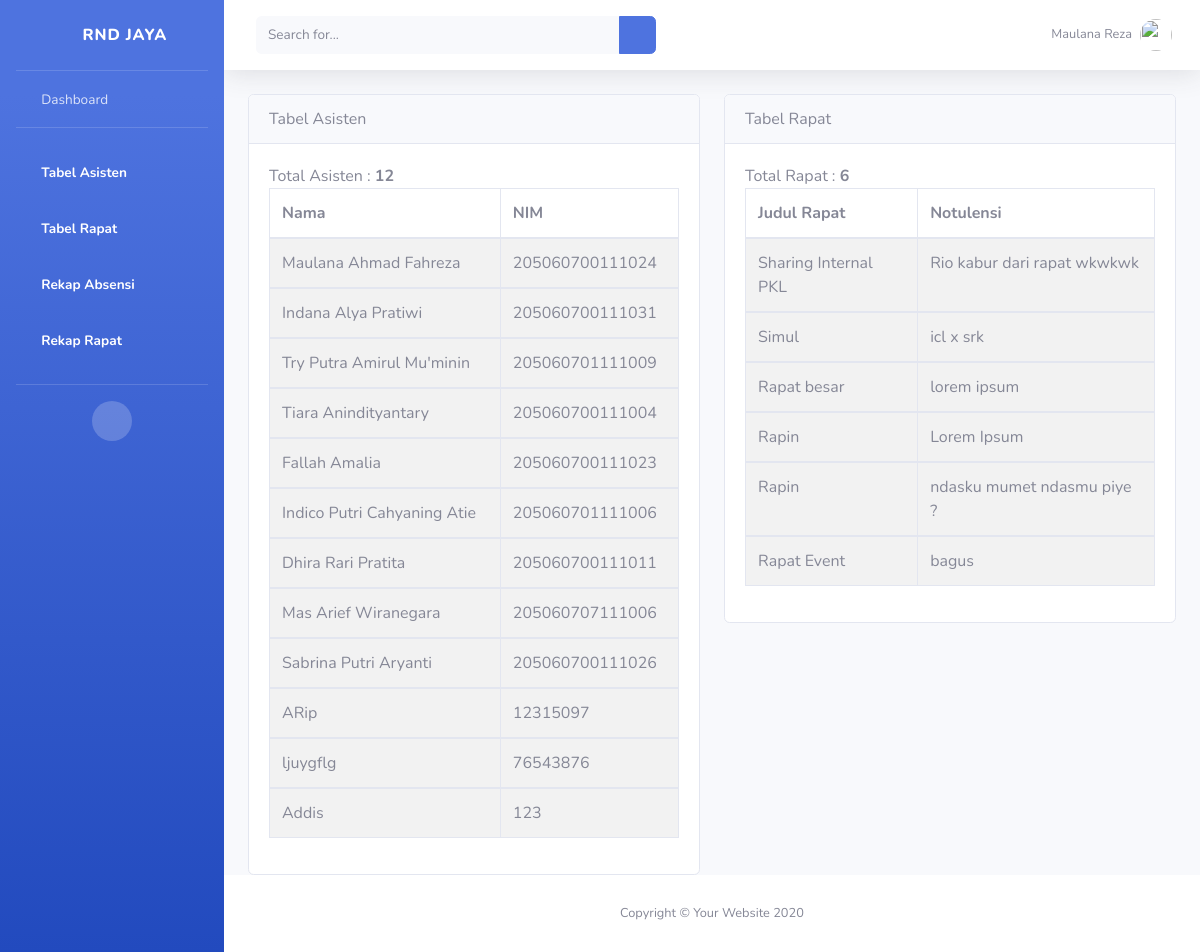
The page / on the database its author committed.
### notulensi_app/models.py (models this page shows, shortened)
class Asisten(models.Model):
  nim = models.CharField(max_length=30, primary_key=True, null=False)
  nama = models.CharField(max_length=100)

class Rapat(models.Model):
  topik = models.CharField(max_length=50)
  notulensi = models.TextField()

### notulensi_app/views.py (the view)
# urls.py: 2. Add a URL to urlpatterns:  path('', views.home, name='home')
def home(request):
  asist = Asisten.objects.all()
  totalasis = len(asist)
  rapat = Rapat.objects.all()
  totalrapat = len(rapat)
  return render(request, 'index.html', {
    "asisten" : asist,
    "totalasis" : totalasis,
    "rapat" : rapat,
    "totalrapat" : totalrapat,
  })

### notulensi_app/templates/index.html (shortened to what this page needs)
{% load static %}
<!DOCTYPE html>
<html lang="en">
<head>
    <link href="{% static 'website/vendor/fontawesome-free/css/all.min.css' %}" rel="stylesheet" type="text/css">
    <link href="{% static 'website/css/sb-admin-2.min.css'%}" rel="stylesheet">
    <link href="{% static 'website/vendor/datatables/dataTables.bootstrap4.min.css'%}" rel="stylesheet">
</head>
<body id="page-top">
    <div id="wrapper">
        <ul class="navbar-nav bg-gradient-primary sidebar sidebar-dark accordion" id="accordionSidebar">
            <a class="sidebar-brand d-flex align-items-center justify-content-center" href="index.html">
                <div class="sidebar-brand-icon rotate-n-15">
                    <i class="fas fa-laugh-wink"></i>
                </div>
                <div class="sidebar-brand-text mx-4">RND JAYA </div>
            </a>
            <hr class="sidebar-divider my-0">
            <li class="nav-item">
                <a class="nav-link" href="index.html">
                    <i class="fas fa-fw fa-tachometer-alt"></i>
                    <span>Dashboard</span></a>
            </li>
            <hr class="sidebar-divider">
            <div>
            <li class="nav-item active">
                <a class="nav-link" href="tablesasisten.html">
                    <i class="fas fa-fw fa-table"></i>
                    <span>Tabel Asisten </span></a></li>
            <li class="nav-item active">
                <a class="nav-link" href="tablerapat.html">
                    <i class="fas fa-fw fa-table"></i>
                    <span>Tabel Rapat</span></a>
            </li>
            <li class="nav-item active">
                <a class="nav-link" href="rekapabsen.html">
                    <i class="fas fa-fw fa-table"></i>
                    <span>Rekap Absensi</span></a>
            </li>
            <li class="nav-item active">
                <a class="nav-link" href="rekaprapat.html">
                    <i class="fas fa-fw fa-table"></i>
                    <span>Rekap Rapat</span></a>
            </li>
        </div>
            <hr class="sidebar-divider d-none d-md-block">
            <div class="text-center d-none d-md-inline">
                <button class="rounded-circle border-0" id="sidebarToggle"></button>
            </div>
        </ul>
        <div id="content-wrapper" class="d-flex flex-column">
            <div id="content">
                <nav class="navbar navbar-expand navbar-light bg-white topbar mb-4 static-top shadow">
                    <form
                        class="d-none d-sm-inline-block form-inline mr-auto ml-md-3 my-2 my-md-0 mw-100 navbar-search">
                        <div class="input-group">
                            <input type="text" class="form-control bg-light border-0 small" placeholder="Search for..."
                                aria-label="Search" aria-describedby="basic-addon2">
                            <div class="input-group-append">
                                <button class="btn btn-primary" type="button">
                                    <i class="fas fa-search fa-sm"></i>
                                </button>
                            </div>
                        </div>
                    </form>
                    <ul class="navbar-nav ml-auto">
                        <li class="nav-item dropdown no-arrow mx-1">
                            <a class="nav-link dropdown-toggle" href="#" id="alertsDropdown" role="button"
                                data-toggle="dropdown" aria-haspopup="true" aria-expanded="false">
                            </a>
                        </li>
                        <li class="nav-item dropdown no-arrow mx-1">
                            <a class="nav-link dropdown-toggle" href="#" id="messagesDropdown" role="button"
                                data-toggle="dropdown" aria-haspopup="true" aria-expanded="false">
                            </a>
                        </li>
                        <li class="nav-item dropdown no-arrow">
                            <a class="nav-link dropdown-toggle" href="#" id="userDropdown" role="button"
                                data-toggle="dropdown" aria-haspopup="true" aria-expanded="false">
                                <span class="mr-2 d-none d-lg-inline text-gray-600 small">Maulana Reza</span>
                                <img class="img-profile rounded-circle"
                                    src="{% static 'website/img/undraw_profile.jpg' %}" >
                            </a>
                        </li>
                    </ul>
                </nav>
                <div class="container-fluid">
                    <div class="row">
                        <div class="col-sm">
                            <div class="card">
                                <div class="card-header">
                                  Tabel Asisten
                                </div>
                                <div class="card-body">
                                Total Asisten : <strong>{{ totalasis }}</strong>
                                 <table class="table table-striped table-bordered">
                                     <thead>
                                         <tr>
                                            <th>Nama</th>
                                            <th>NIM</th>
                                        </tr>
                                     </thead>
                                     <tbody>
                                        {% for user in asisten %}
                                        <td> {{user.nama}} </td>
                                        <td> {{user.nim}} </td>
                                     </tbody>
                                     {% endfor %}
                                 </table>
                                </div>
                              </div>
                        </div>
                        <div class="col-sm">
                            <div class="card">
                                <div class="card-header">
                                  Tabel Rapat
                                </div>
                                <div class="card-body">
                                    Total Rapat : <strong> {{ totalrapat }} </strong>
                                  <table class="table table-bordered table-striped">
                                    <thead>
                                        <tr>
                                            <th>Judul Rapat </th>
                                            <th>Notulensi</th>
                                        </tr>
                                    </thead>
                                    <tbody>
                                        {% for item in rapat %}
                                        <tr>
                                            <td> {{item.topik}}     </td>
                                            <td> {{item.notulensi}} </td>
                                        </tr>
                                    </tbody>
                                    {% endfor %}
                                  </table>
                                </div>
                              </div>
                        </div>
                    </div>
                </div>
            </div>
            <footer class="sticky-footer bg-white">
                <div class="container my-auto">
                    <div class="copyright text-center my-auto">
                        <span>Copyright &copy; Your Website 2020</span>
                    </div>
                </div>
            </footer>
        </div>
    </div>
</body>
</html>

### rows shown on the page
Asisten: nama "Maulana Ahmad Fahreza", nim "205060700111024"
Asisten: nama "Indana Alya Pratiwi", nim "205060700111031"
Asisten: nama "Try Putra Amirul Mu'minin", nim "205060701111009"
Asisten: nama "Tiara Anindityantary", nim "205060700111004"
Asisten: nama "Fallah Amalia", nim "205060700111023"
Asisten: nama "Indico Putri Cahyaning Atie", nim "205060701111006"
Asisten: nama "Dhira Rari Pratita", nim "205060700111011"
Asisten: nama "Mas Arief Wiranegara", nim "205060707111006"
Asisten: nama "Sabrina Putri Aryanti", nim "205060700111026"
Asisten: nama "ARip", nim "12315097"
Asisten: nama "ljuygflg", nim "76543876"
Asisten: nama "Addis", nim "123"
Rapat: topik "Sharing Internal PKL", notulensi "Rio kabur dari rapat wkwkwk"
Rapat: topik "Simul", notulensi "icl x srk"
Rapat: topik "Rapat besar", notulensi "lorem ipsum"
Rapat: topik "Rapin", notulensi "Lorem Ipsum"
Rapat: topik "Rapin", notulensi "ndasku mumet ndasmu piye ?"
Rapat: topik "Rapat Event", notulensi "bagus"

### other values the page prints
{{ totalasis }} "12"
{{ totalrapat }} "6"
